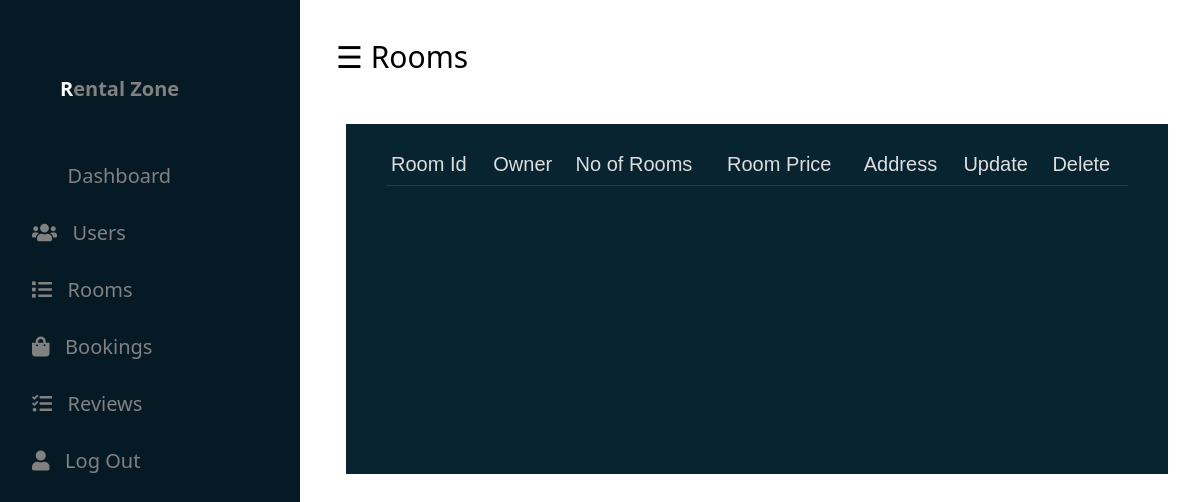
Before: /accounts/dashRoom/ with the older database file.
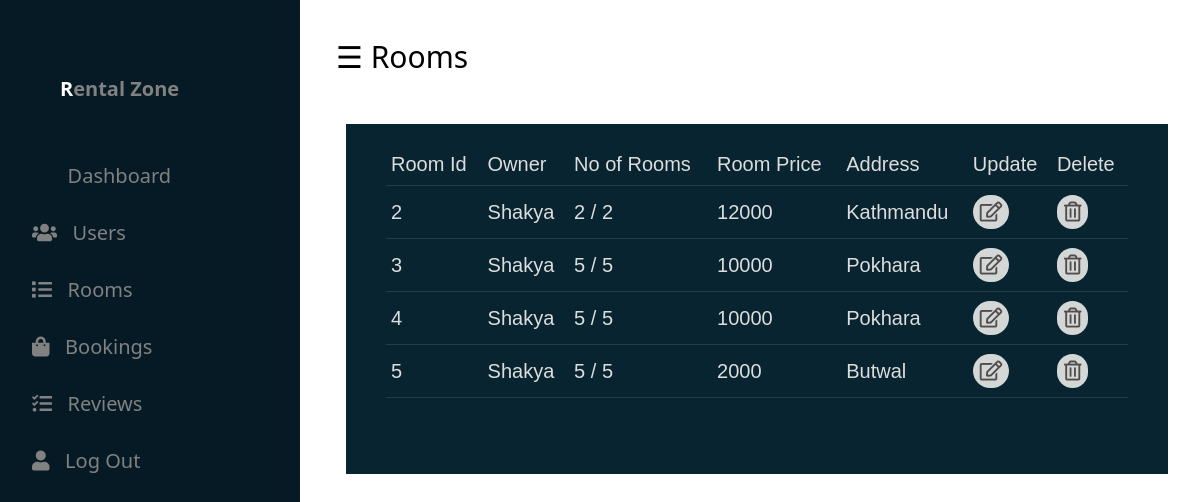
After: the same page with the newer database file.
### rooms/models.py (models this page shows)
class Room(models.Model):
   owner = models.ForeignKey(CustomUser,on_delete=models.CASCADE)
   number_of_room = models.PositiveIntegerField(default=0,null=True,blank=True)
   available_rooms = models.PositiveIntegerField(default=0,null=True,blank=True)
   room_price = models.PositiveIntegerField(default=0,null=True,blank=True)
   area_of_room = models.CharField(max_length=45,null=True,blank=True)
   floor = models.CharField(max_length=45,null=True,blank=True)
   parking = models.BooleanField(default=False,null=True,blank=True)
   address = models.CharField(max_length=100,null=True,blank=True)
   city = models.CharField(max_length=25,null=True,blank=True)
   state = models.CharField(max_length=25,null=True,blank=True)
   country = models.CharField(max_length=25,null=True,blank=True)
   image1 =  models.ImageField(upload_to='rooms/', null=True, blank=True )
   image2 = models.ImageField(upload_to='rooms/', null=True, blank=True)
   image3 = models.ImageField(upload_to='rooms/', null=True, blank=True)
   image4 = models.ImageField(upload_to='rooms/', null=True, blank=True)
   description = models.TextField(null=True, blank=True)
   map_link= models.TextField(null=True, blank=True)

### accounts/models.py (models this page shows)
class CustomUser(models.Model):
    user = models.OneToOneField(User, on_delete=models.CASCADE)
    phone = models.CharField(max_length=10,null=True,blank=True)
    user_type = models.CharField(max_length=15,null=True,blank=True)
    address =  models.CharField(max_length=30, null=True,blank=True)
    certificate = models.ImageField(upload_to='certificate', null=True,blank=True)
    def __str__(self):
        return self.user.username

### accounts/views.py (the view)
# urls.py: path('dashRoom/',views.dashRoom,name="dashRoom"),
def dashRoom(request):
    rooms = Room.objects.all()
    context = {'rooms':rooms}
    return render(request,'dashboard/dashRoom.html',context)

### templates/dashboard/dashRoom.html (shortened to what this page needs)
{% extends './dashBase.html' %}
{% load static %}
{% block content %}
<div id="main">
  <div class="head">
      <div class="col-div-6">
<span style="font-size:30px;cursor:pointer; color: rgb(0, 0, 0);" class="nav"  >&#9776; Rooms</span>
</div>
<br>
<br>
<br><br>
<div class="col-div-8">
<div class="box-8">
<div class="content-box">
<table class="appointments">
  <thead>
      <td>Room Id</td>
      <td>Owner</td>
      <td>No of Rooms</td>
      <td>Room Price</td>
      <td>Address</td>
      <td>Update</td>
      <td>Delete</td>
  </thead>
  <tbody>
    {% for room in rooms %}
    <tr>
      <td>{{room.id}} </td>
      <td>{{room.owner}}</td>
      <td>{{room.number_of_room}} / {{room.available_rooms}} </td>
      <td>{{room.room_price}}</td>
      <td>{{room.address}} </td>
      <td><a href=" {% url 'editRoom' room.id %} ">  <i class="far fa-edit"></i></a></td>
      <td><a href=" {% url 'deleteRoom' room.id %} "><i class="far fa-trash-alt"></i></a></td>
    </tr>
   {% endfor %}
  </tbody>
          </table>
          </div>
          </div>
          </div>
          </div>
          </div>
        </body>
        {% endblock content %}

### templates/dashboard/dashBase.html (shortened to what this page needs)
{% load static %}
<!Doctype HTML>
<html>
<head>
    <link rel="stylesheet" href=" {% static 'css/dashboard/dashboard.css' %} " type="text/css"/>
    <link rel="stylesheet" href="https://cdnjs.cloudflare.com/ajax/libs/font-awesome/4.7.0/css/font-awesome.min.css">
  <link rel="stylesheet" href="https://cdnjs.cloudflare.com/ajax/libs/font-awesome/4.7.0/css/font-awesome.min.css">
  <link rel="stylesheet" href="https://pro.fontawesome.com/releases/v5.10.0/css/all.css" />
</head>
<body>
{% block content %} {% endblock content %}
</body>
<div id="mySidenav" class="sidenav">
  <a href="/" > <p class="logo"> <span>R</span>ental Zone</a> </p>
  <a href="{% url 'dashboard' %} " class="icon-a"><i class="fa fa-dashboard icons"></i> &nbsp;&nbsp;Dashboard</a>
  <a href=" {% url 'dashUser' %}"class="icon-a"><i class="fa fa-users icons"></i> &nbsp;&nbsp;Users</a>
  <a href="{% url 'dashRoom' %}"class="icon-a"><i class="fa fa-list icons"></i> &nbsp;&nbsp;Rooms</a>
  <a href="{% url 'dashBooking' %}"class="icon-a"><i class="fa fa-shopping-bag icons"></i> &nbsp;&nbsp;Bookings</a>
  <a href="{% url 'dashReview' %}"class="icon-a"><i class="fa fa-tasks icons"></i> &nbsp;&nbsp;Reviews</a>
  <a href="{% url 'logout' %} "class="icon-a"><i class="fa fa-user icons"></i> &nbsp;&nbsp;Log Out</a>
</div>
</html>

### static/css/dashboard/dashboard.css (style rules this page uses)
:root { --white:#ffffff; --bluish:#051a24; --bluish2:#082430; }
body { margin:0px; padding: 0px; background-color:var(--white); overflow: hidden; font-family: system-ui; }
.logo { margin: 0px; margin-left: 28px; font-weight: bold; color: white; margin-bottom: 30px; }
.logo span { color: #ffffff; }
.sidenav { height: 100%; width: 300px; position: fixed; z-index: 1; top: 0; left: 0; background-color: var(--bluish); overflow: hidden; transition: 0.5s; padding-top: 30px; }
.sidenav a { padding: 15px 8px 15px 32px; text-decoration: none; font-size: 20px; color: #818181; display: block; transition: 0.3s; }
.sidenav { position: absolute; top: 0; right: 25px; font-size: 36px; }
#main { transition: margin-left .5s; padding: 16px; margin-left: 300px; }
.head { padding:20px; border: #f1f1f1; }
.col-div-6 { width: 50%; float: left; }
.col-div-8 { width: 70%; float: left; }
.content-box { padding: 20px; }
.box-8, .box-4 { width: 135%; background-color:var(--bluish2); height: 330px; }
.box-8 { margin-left: 10px; display: grid; padding: 0 20px 20px 20px; grid-gap: 20px; align-items: self-start; }
table { font-family: arial, sans-serif; border-collapse: collapse; width: 100%; }
td, tr { text-align: left; padding:15px; color: #ddd; border-bottom: 1px solid #81818140; }
td { padding: 9px 5px; font-size: 20px; }
td i { padding: 7px; color: rgb(82, 76, 76); border-radius: 50px; }
.fa-edit { background: #d3d8d7; }
.fa-trash-alt { background: #d3d8d7; }

Changed rows visible on the page:
added Room: id "2", owner "Shakya", number_of_room "2", available_rooms "2", room_price "12000", address "Kathmandu"
added Room: id "3", owner "Shakya", number_of_room "5", available_rooms "5", room_price "10000", address "Pokhara"
added Room: id "4", owner "Shakya", number_of_room "5", available_rooms "5", room_price "10000", address "Pokhara"
added Room: id "5", owner "Shakya", number_of_room "5", available_rooms "5", room_price "2000", address "Butwal"
